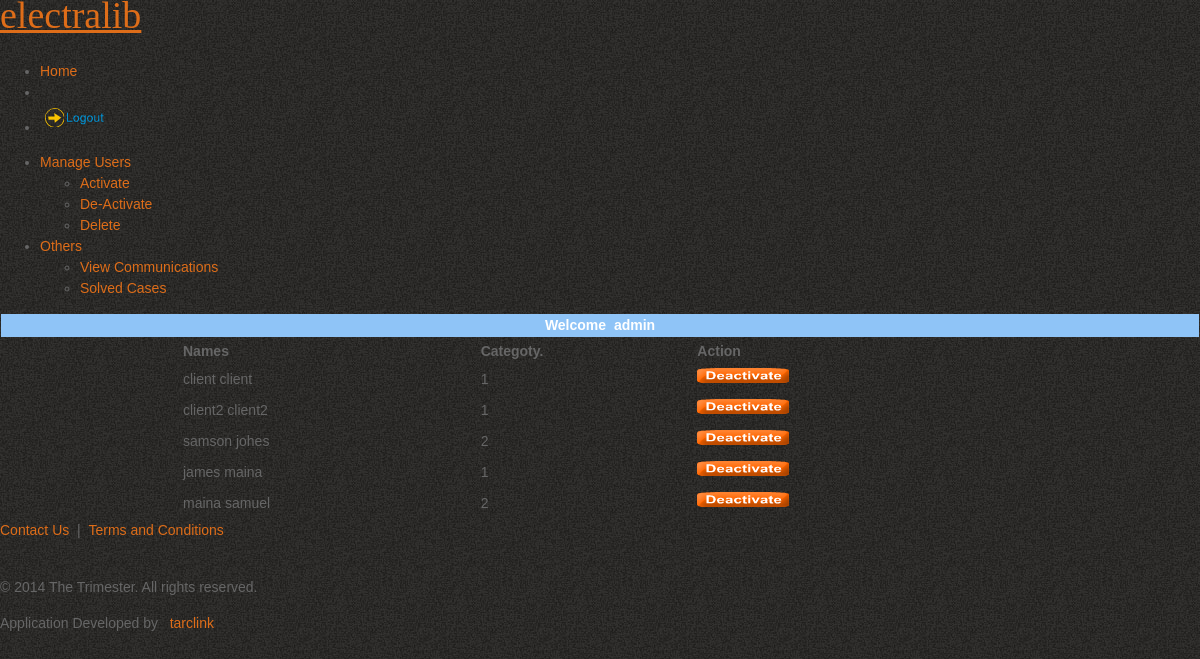
/deactivatorold.php (signed in), run on the app's committed database.
### tables this page shows
CREATE TABLE IF NOT EXISTS `users` (
  `userid` int(11) NOT NULL,
  `category` tinyint(2) NOT NULL,
  `username` varchar(20) NOT NULL,
  `password` text NOT NULL,
  `firstname` varchar(40) NOT NULL,
  `lastname` varchar(40) NOT NULL,
  `status` varchar(20) NOT NULL,
  `speciality` varchar(56) NOT NULL,
  `email` varchar(50) DEFAULT NULL,
  `cname` varchar(50) DEFAULT NULL,
  `cspeciality` varchar(50) DEFAULT NULL,
  `odetails` varchar(100) DEFAULT NULL
);

### deactivatorold.php (the view, shortened to what this page needs)
<!DOCTYPE html>
<html dir="ltr" lang="en-US"><head>
    <link rel="stylesheet" href="style.css" media="screen">
    <link rel="stylesheet" href="style.responsive.css" media="all">
</head>
<body>
<div id="main">
<?php include('incls/header.php') ?>
<nav class="nav clearfix">
    <ul class="hmenu"><li><a href="admin.php" >Home</a></li><li><li><a href="log_out.php"><img src=images/quit_1.png></a></l</ul>
    </nav>
<div class="sheet clearfix">
            <div class="layout-wrapper clearfix">
                <div class="content-layout">
                    <div class="content-layout-row">
                    <div class="layout-cell sidebar1 clearfix">
					<div class="vmenublock clearfix">
                      <div class="vmenublockcontent">
<ul class="vmenu"><li><a href="#" class="active">Manage Users</a><ul class="active"><li><a href="activator.php" >Activate </a></li><li><a href="#" class="active">De-Activate</a></li><li><a href="deleter.php">Delete</a></li></ul></li><li><a href="#" >Others</a><ul class="active"><li><a href="viewmsgs.php">View Communications </a></li><li><a href="cases.php">Solved Cases </a></li></ul></li></ul>
                      </div>
                    </div>
				   </div>
                <div align="center">
              <table width="100%" border="0" cellpadding="1" cellspacing="1">
                  <tr>
                        <td width="358" height="20" valign="middle" bgcolor="#8FC4F7">
                         <div align="center"><b><font color="#FFFFFF">Welcome &nbsp<?php echo $_SESSION['username'];?> </font></b></div>
                        </td>
                  </tr>
               </table>
       <?php
	 	 include("incls/connector.php");
	 $query="SELECT * FROM users WHERE category<>'3' AND  status='active'";
		  $resource=mysql_query($query,$conn);
		  echo "
		<table align=\"center\" border=\"0\" width=\"70%\">
		<tr>
		<td><b>Names</b></td> <td><b>Categoty.</b></td></td><td><b>Action</b></td></tr> ";
while($result=mysql_fetch_array($resource))
	{
	echo "<tr><td>".$result[4]."&nbsp".$result[5]."</td><td>".$result[1]."</td><td>
	<a href=\"de_.php?userid=".$result[0]."\"><img border=\"0\" src=\"images/deactivate.png\"/></a>
	</td></tr>";
	} echo "</table>";
	 ?>
         </div>
                    </div>
                </div>
            </div>
    </div>
	<?php include("incls/footer.php") ?>
</div>
</body></html>

### style.css (style rules this page uses)
body { margin: 0px; padding: 0px; color: #666; font-family: Tahoma, Geneva, sans-serif; font-size: 14px; line-height: 1.5em; background-color: #e2d8bd; background-image: url(images/tooplate_body.jpg); background-repeat: repeat; }
a, a:link, a:visited { color: #de6d19; text-decoration: none; }
img { border: none; }

### data on the page
users: firstname "client", lastname "client", category "1"
users: firstname "client2", lastname "client2", category "1"
users: firstname "samson", lastname "johes", category "2"
users: firstname "james", lastname "maina", category "1"
users: firstname "maina", lastname "samuel", category "2"

### other printed values
$_SESSION['username'] "admin"
